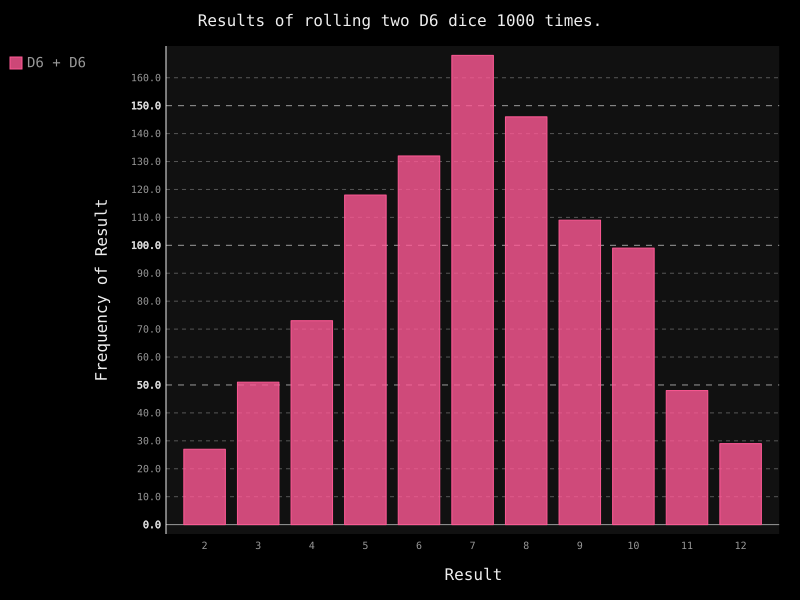

Python code for this plot:
#!/usr/bin/env python
# -*- coding: utf-8 -*-
#
#  dice_visual.py
#  
#  Copyright 2018 Administrator <Administrator@SKY-20180411HYU>
#  
#  This program is free software; you can redistribute it and/or modify
#  it under the terms of the GNU General Public License as published by
#  the Free Software Foundation; either version 2 of the License, or
#  (at your option) any later version.
#  
#  This program is distributed in the hope that it will be useful,
#  but WITHOUT ANY WARRANTY; without even the implied warranty of
#  MERCHANTABILITY or FITNESS FOR A PARTICULAR PURPOSE.  See the
#  GNU General Public License for more details.
#  
#  You should have received a copy of the GNU General Public License
#  along with this program; if not, write to the Free Software
#  Foundation, Inc., 51 Franklin Street, Fifth Floor, Boston,
#  MA 02110-1301, USA.
#  
#  


import pygal

from die import Die

#创建两个D6骰子
die_1 = Die()
die_2 = Die()

#掷骰子多次，并将结果存储到一个列表中
results = []
for roll_num in range(1000):
	result = die_1.roll() + die_2.roll()
	results.append(result)

#分析结果
frequencies = []
max_result = die_1.num_sides + die_2.num_sides
for value in range(2,max_result+1):
	frequency = results.count(value)
	frequencies.append(frequency)

#可视化结果
hist = pygal.Bar()

hist.title = "Results of rolling two D6 dice 1000 times."
hist.x_labels = ['2', '3', '4', '5', '6', '7', '8', '9', '10', '11',
    '12']
hist.x_title = "Result"
hist.y_title = "Frequency of Result"

hist.add('D6 + D6', frequencies)
hist.render_to_file('dice_visual.svg')
